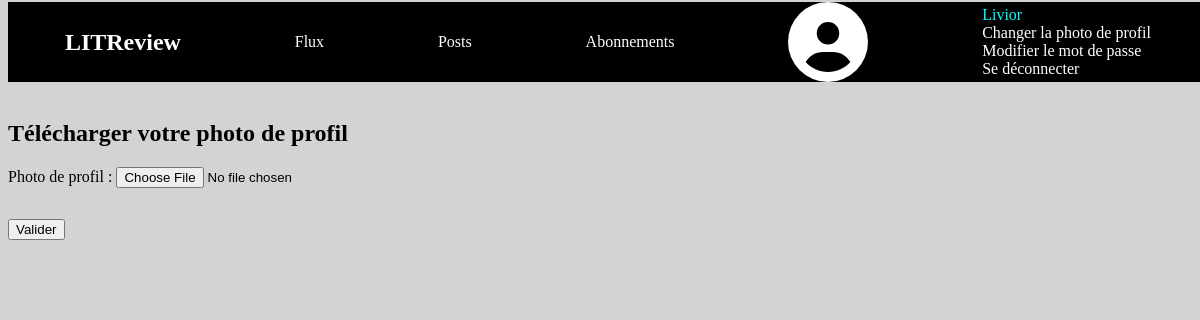
The page /profile_photo/ (signed in) on the database as committed earlier.
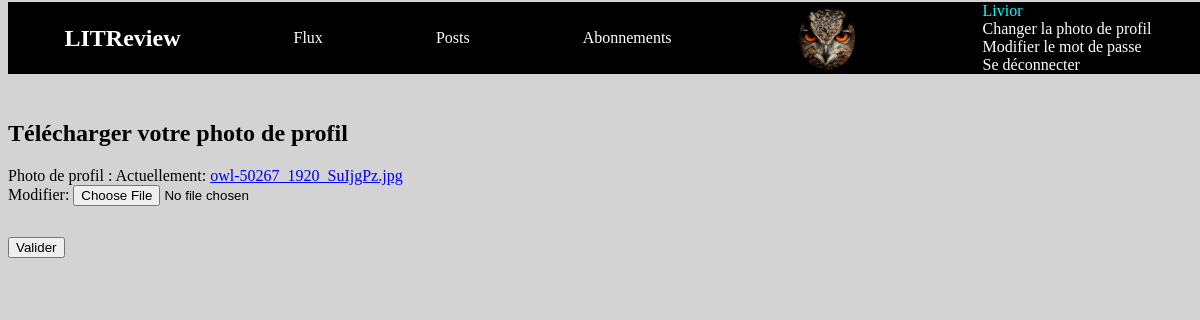
The same page on the database as committed later.
### authentication/models.py (models this page shows)
class User(AbstractUser):
    profile_photo = models.ImageField(verbose_name='Photo de profil')

### authentication/views.py (the view, shortened to what this page needs)
# urls.py: path('profile_photo/', authentication.views.UploadProfilePhoto.as_view(), name='profile-photo'),
class UploadProfilePhoto(LoginRequiredMixin, View):
    def get(self, request):
        self.form_class = UploadProfilePhotoForm(instance=request.user)
        return render(request,
                      'authentication/change_profile_photo.html',
                      context={'form':self.form_class})

### authentication/forms.py
class UploadProfilePhotoForm(forms.ModelForm):
    class Meta:
        model = get_user_model()
        fields = ('profile_photo',)

### authentication/templates/authentication/change_profile_photo.html (shortened to what this page needs)
{% extends 'base.html' %}
{% block content %}
<article>
    <h2>Télécharger votre photo de profil</h2>
    <form action="" method="post" enctype="multipart/form-data">
        {{ form.as_p}}
        <button type="submit">Valider</button>
    </form>
</article>
{% endblock content %}

### templates/base.html (shortened to what this page needs)
{% load static %}
<html>
    <head>
        <link rel="stylesheet" href="{% static 'critics/styles.css' %}" />
    </head>
    <header>
        <nav> <h1>LITReview</h1>
            {% if user.is_authenticated %}
            <a href="/flux">Flux</a>
            <a href="/posts">Posts</a>
            <a href="/subscribe">Abonnements</a>
            <div>
                {% if request.user.profile_photo %}
                    <img class="profile-photo" src="{{ request.user.profile_photo.url }}" alt="">
                {% else %}
                    <i class="fa-solid fa-circle-user fa-5x"></i>
                {% endif %}
            </div>
            <div class="account_management">
                <div class="display_username">{{ request.user }}</div>
                <a href="{% url 'profile-photo' %}">Changer la photo de profil</a>
                <a href="{% url 'new_password' %}">Modifier le mot de passe</a>
                <a href="{% url 'logout' %}">Se déconnecter</a>
            </div>
        </nav>
        {% endif %}
    </header>
    <body>
        {% block content %}{% endblock %}
    </body>
</html>

Rows that differ between the two databases and show on the page:
changed User "Livior": user.profile_photo: picture added
Other text that changed with them:
text no longer shown: "Photo de profil :"
text now shown: "Photo de profil : Actuellement: owl-50267_1920_SuIjgPz.jpg Modifier:"
